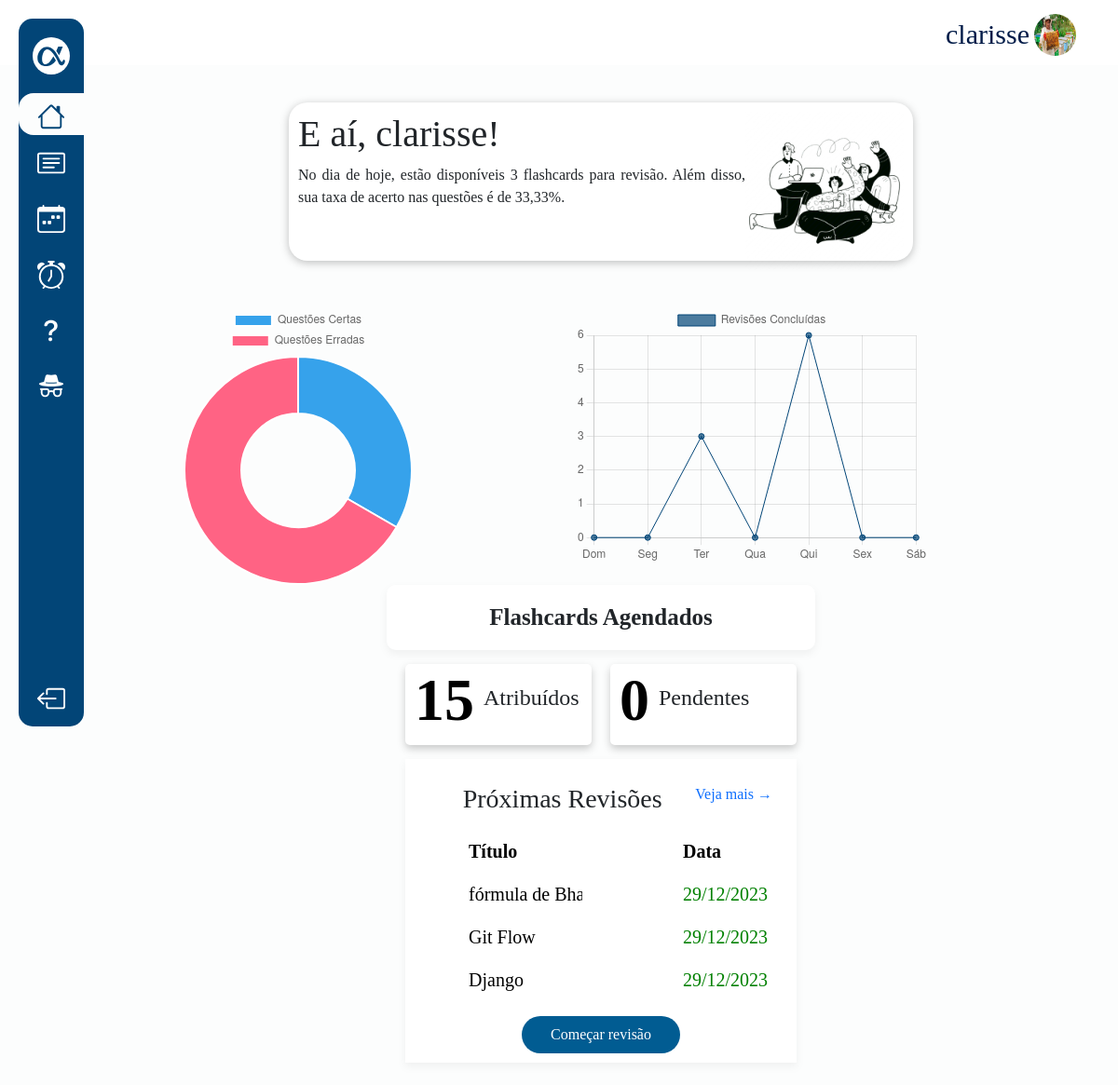
Page /dashboard (signed in) on the committed database.
### core/models.py (models this page shows)
class Profile(models.Model):
    user = models.OneToOneField(User, on_delete=models.CASCADE)
    email = models.EmailField()
    telefone = models.CharField(max_length=11)
    endereco = models.CharField(max_length=200)
    image = models.ImageField(default='perfil/img/personcircle.png', upload_to='perfil/img')

### revisao/models.py (models this page shows, shortened)
class Revisao(models.Model):
    user = models.ForeignKey(User, on_delete=models.CASCADE)
    flashcard = models.ForeignKey(Flashcard, on_delete=models.CASCADE)
    data_agendada = models.DateField()
    concluida = models.BooleanField(default=False)

class Flashcard(models.Model):
    user = models.ForeignKey(User, on_delete=models.CASCADE)
    titulo = models.CharField(max_length=150)
    content = QuillField()
    verso = QuillField(blank=True, null=True)
    data = models.DateField(default=timezone.now)

### core/views/home.py (the view)
# urls.py: path('dashboard', dashboard, name='dashboard'),
@login_required
def dashboard(request):
    user = request.user
    created = Profile.objects.get_or_create(user=user)
    todas_revisoes = Revisao.objects.filter(user=user, concluida=False, data_agendada__gte=date.today()).order_by('data_agendada')
    revisoes_do_dia = Revisao.objects.filter(user=user, data_agendada=date.today(), concluida=False)
    revisoes_pendentes = Revisao.objects.filter(user=user, data_agendada__lt=date.today(), concluida=False)
    revisao = Revisao.objects.filter(user=user, concluida=False, data_agendada__lte=date.today()).order_by('data_agendada').first()
    if request.user.is_authenticated:
        user_profile, created = UserProfile.objects.get_or_create(user=request.user)
    acertos = user_profile.acertos
    erros = user_profile.erros
    if acertos + erros > 0:
        taxa_acerto = round((acertos / (acertos + erros)) * 100, 2)
    else:
       taxa_acerto = 0
    dados_revisoes = revisoes(user)
    serialized_dataq = grafico(request)
    context = {
        'todas_revisoes': todas_revisoes,
        'revisoes_do_dia': revisoes_do_dia,
        'revisoes_pendentes': revisoes_pendentes,
        'dados_revisoes': dados_revisoes,
        'revisao': revisao,
        'serialized_dataq': serialized_dataq,
        'taxa_acerto': taxa_acerto,
    }
    return render(request, "core/pages/dashboard.html", context)

### core/views/home.py (called while the page is built)
def revisoes(user):
    today = datetime.now().date()
    inicio = today - timedelta(days=today.weekday()) + timedelta(days=1)
    fim = inicio + timedelta(days=6)
    data = (
        Revisao.objects
        .filter(user=user, concluida=True, data_agendada__range=[inicio, fim])
        .values('data_agendada')
        .annotate(revisoes=Count('id'))
        .order_by('data_agendada')
    )
    dias = ['Dom', 'Seg', 'Ter', 'Qua', 'Qui', 'Sex', 'Sáb']
    revisoes_por_dia = [0] * len(dias)
    for item in data:
        data_agendada = item['data_agendada'] + timedelta(days=1)
        dia_da_semana = data_agendada.weekday()
        revisoes_por_dia[dia_da_semana] = item['revisoes']
    dados = {
        'dias': dias,
        'revisoes': revisoes_por_dia
        }
    print(dados)
    return json.dumps(dados)

### questoes/views.py (called while the page is built)
def grafico(request):
    serialize = {'grafico': []}
    if request.user.is_authenticated:
        user = request.user
        data = UserProfile.objects.filter(user=user).first()
        if data:
            acertos = data.acertos
            erros = data.erros
            if acertos == 0 and erros == 0:
                serialize['grafico'] = [0, 0, 1]
            else:
                serialize['grafico'] = [acertos, erros]
        return json.dumps(serialize)

### core/templates/core/pages/dashboard.html (shortened to what this page needs)
{% extends 'core/partials/base.html' %}
{% load static %}
{% block linkh %}ativo{% endblock %}
{% block content %}
<br>
<div class="d-flex mt-3 container  mainc">
    <div class="">
        <div class="d-flex msgbv">
            <div>
                <h1>E aí, {{user.username}}!</h1>
                {% if revisoes_do_dia.count > 0 and revisoes_pendentes.count > 0 %}
                    {% if revisoes_do_dia.count == 1 %}
                        {% if revisoes_pendentes.count == 1 %}
                            <p>No dia de hoje, está disponível 1 flashcard para revisão, mas não se esqueça do flashcard atrasado. Eles estão na beira da curva do esquecimento. Além disso, sua taxa de acerto nas questões é de {{ taxa_acerto }}%.</p>
                        {% else %}
                            <p>No dia de hoje, está disponível 1 flashcard para revisão, mas não se esqueça dos {{ revisoes_pendentes.count }} flashcards atrasados. Eles estão na beira da curva do esquecimento. Além disso, sua taxa de acerto nas questões é de {{ taxa_acerto }}%.</p>
                        {% endif %}
                    {% else %}
                        {% if revisoes_pendentes.count == 1 %}
                            <p>No dia de hoje, estão disponíveis {{ revisoes_do_dia.count }} flashcards para revisão, mas não podemos esquecer do flashcard atrasado. Ele está na beira da curva do esquecimento. Além disso, sua taxa de acerto nas questões é de {{ taxa_acerto }}%.</p>
                        {% else %}
                            <p>No dia de hoje, estão disponíveis {{ revisoes_do_dia.count }} flashcards para revisão, mas não podemos esquecer dos {{ revisoes_pendentes.count }} flashcards atrasados. Eles estão na beira da curva do esquecimento. Além disso, sua taxa de acerto nas questões é de {{ taxa_acerto }}%.</p>
                        {% endif %}
                    {% endif %}
                {% elif revisoes_do_dia.count > 0 and revisoes_pendentes.count == 0 %}
                    {% if revisoes_do_dia.count == 1 %}
                        <p>No dia de hoje, está disponível 1 flashcard para revisão. Além disso, sua taxa de acerto nas questões é de {{ taxa_acerto }}%.</p>
                    {% else %}
                        <p>No dia de hoje, estão disponíveis {{ revisoes_do_dia.count }} flashcards para revisão. Além disso, sua taxa de acerto nas questões é de {{ taxa_acerto }}%.</p>
                    {% endif %}
                {% else %}
                    <p>Não há nenhuma revisão no dia de hoje. Além disso, sua taxa de acerto nas questões é de {{ taxa_acerto }}%.</p>
                {% endif %}
            </div>
            <div class="msgimg">
                <img src="{% static 'core/img/image 3.png' %}" alt="">
            </div>
        </div>
        <div class="d-flex mt-5 graficos">
            <div class="grafico">
                {% include 'questoes/partials/grafico.html' %}
            </div>
            <div class="grevisao">
                {% include 'revisao/grafico.html' %}
            </div>
        </div>
    </div>
    <div class="lado2">
        <div class="fage">
            <h1 class="d-flex justify-content-center">Flashcards Agendados</h1>
        </div>
        <div class="d-flex mainfatri">
            <div class="fatri">
                <h1>{{todas_revisoes.count}}</h1>
                <p>Atribuídos</p>
            </div>
            <div class="fatri">
                <h1>{{revisoes_pendentes.count}}</h1>
                <p>Pendentes</p>
            </div>
        </div>
        <div class="tabelare">
            <div class="d-flex p-3 titabelare">
                <h3 style="margin: auto;">Próximas Revisões</h3>
                <a class="lta" href="{% url 'calendario' %}">Veja mais &#8594;</a>
            </div>
            {% if revisao %}
            <table class="table table-borderless">
                <tr class="ftr">
                    <th class="fth">Título</th>
                    <th class="fth">Data</th>
                </tr>
                {% if  revisoes_pendentes.count < 1 %}
                    {% for revisao in revisoes_do_dia|slice:":5" %}
                        <tr class="ftr">
                            <td class="ftd"> <a
                                    href="{% url 'detalhes_flashcard' id=revisao.flashcard.id %}">{{revisao.flashcard.titulo}}</a>
                            </td>
                            <td class="ftd" id="atribuídas">{{ revisao.data_agendada|date:"d/m/Y" }}</td>
                        </tr>
                    {% endfor %}
                {% endif %}
            </table>
            <div class="bcomecarev">
                <a href="{% url 'detalhes_flashcard' id=revisao.flashcard.id %}">Começar revisão</a>
            </div>
            {% else %}
            <div class="nhra">
                <p>Não há revisões agendadas</p>
            </div>
            {% endif %}
        </div>
        <br>
    </div>
    {% endblock %}

### core/templates/core/partials/base.html (shortened to what this page needs)
{% load static %}
<!DOCTYPE html>
<html lang="pt-br">
<head>
    <link href="https://cdn.jsdelivr.net/npm/bootstrap@5.3.2/dist/css/bootstrap.min.css" rel="stylesheet"
>
    <link rel="stylesheet" href="{% static 'css/style.css' %}">
    <link rel="stylesheet" href="{% static 'core/css/dashboard.css' %}">
</head>
<body>
    <div class="d-flex">
        <header class="headerdash ">
            <div class="username">
                <p class="">{{user.username}}</p>
                <a href="{% url 'profile' %}">
                <img class="imguser" src="{{ user.profile.image.url }}" alt="">
                </a>
            </div>
        </header>
        <nav class="menu-lateral">
            <div class="items">
                <ul class="navul">
                    <li class="item-nav logo d-flex align-items-center justify-content-center">
                        <a href="{% url 'index' %}"><img class="navimg" src="{% static 'core/img/navlogo.svg' %}"
                                alt=""></a>
                    </li>
                    <li class="item-nav {% block linkh%} {% endblock %}">
                        <a href="{% url 'dashboard' %}"></a>
                    </li>
                    <li class="item-nav {% block linkf%} {% endblock %}">
                        <a href="{% url 'flashcards' %}"></a>
                    </li>
                    <li class="item-nav {% block linkc%} {% endblock %}">
                        <a href="{% url 'calendario' %}"></a>
                    </li>
                    <li class="item-nav {% block linkp%} {% endblock %}">
                        <a href="{% url 'pomodoro' %}"></a>
                    </li>
                    <li class="item-nav {% block linkq%} {% endblock %}">
                        <a href="{% url 'estatisticas' %}"></a>
                    </li>
                    {% if user.is_superuser %}
                        <li class="item-nav">
                            <a href="{% url 'arearestrita'%}">
                            </a>
                        </li>
                    {% endif %}
                    <li class="item-nav sair">
                        <a href="{% url 'logout' %}"></a>
                    </li>
                </ul>
            </div>
        </nav>
    </div>
    <main class="d-flex justify-content-center maincentro">
        <div class="centro">
            {% block content %}
            {% endblock %}
        </div>
    </main>
</body>
</html>

### static/css/style.css (style rules this page uses)
:root { --cor-1: #001B48; --cor-2: #024577; --cor-3: #015C92; --cor-4: #2d82B5; --cor-5: #018ABE; --cor-6: #97C4D8; --cor-7: #88CDF6; --cor-8: #B6E6FF; --cor-9: #D6E8EE; --cor-10: #ECEFF1; }
* { font-family: 'Merriweather'; }
main { background-color: #FCFDFD; }
p { font-size: 16px; font-weight: 400; }
nav { width: 100%; }
.logo { max-height: 140px; }
.imguser { width: 45px !important; height: 45px !important; border-radius: 45px ; }

### core/static/core/css/dashboard.css (style rules this page uses)
* { margin: 0; padding: 0; }
.username { color: #001B48; display: flex; justify-content: flex-end; margin: 15px; max-width: 95%; }
.username p { margin: 5px; font-size: 30px; font-weight: 400; line-height: normal; }
.imguser { width: 45px !important; height: 45px !important; border-radius: 45px; }
.headerdash { height: 70px; background-color: #fff; width: 100%; }
body { background-color: #FCFDFD; }
nav.menu-lateral { width: 70px; height: 95vh; background-color: #024577; margin: 20px 0px 20px 20px; position: fixed; border-radius: 15px; }
.item-nav.logo { border-radius: 50%; width: 40px; height: 40px; background-color: #fff; margin-bottom: 20px; }
.item-nav svg { fill: #fff; }
.item-nav img { fill: #fff; }
.item-nav { padding-top: 15px; padding-bottom: 15px; display: flex; list-style-type: none; }
.ativo { background-color: #FCFDFD; border-radius: 16px 0 0 16px; width: 70px; height: 45px; padding: 10px 15px; }
.ativo svg { fill: #024577; margin-left: 5px; }
.navul { margin-top: 20px; padding-left: 0; display: flex; flex-direction: column; align-items: center; justify-content: flex-start; }
ul .sair { position: absolute; bottom: 0; }
.tabelare .lta { text-decoration: none; display: flex; align-items: flex-start; }
.centro { margin: auto; max-width: 90%; }
.maincentro { padding-left: 90px; }
.msgbv { width: 670px; height: 170px; border-radius: 20px; background: #FFF; box-shadow: 0px 2px 10px 0px rgba(0, 0, 0, 0.25); padding: 10px; margin: auto; }
.msgbv img { height: 170px; }
.msgbv p { text-align: justify; font-family: 'Merriweather'; }
.fage { width: 460px; height: 70px; border-radius: 10px; background: #FFF; filter: drop-shadow(0px 4px 4px rgba(0, 0, 0, 0.05)); margin: auto; }
.fage h1 { font-size: 25px; font-weight: 700; padding-top: 20px; font-family: 'Merriweather'; }
.fatri { display: flex; align-items: center; width: 200px; height: 87px; border-radius: 5px; background: #FFF; margin: 15px 10px; padding: 10px; filter: drop-shadow(0px 4px 4px rgba(0, 0, 0, 0.20)); }
.fatri h1 { color: #000; text-align: center; font-family: Crimson Text; font-size: 64px; font-weight: 600; }
.fatri p { text-align: center; font-size: 24px; margin-left: 10px; }
.grevisao { margin: auto; }
.lado2 { margin-left: 30px; }
.mainfatri { width: 440px; margin: auto; }
.bcomecarev { width: 170px; height: 40px; border-radius: 50px; background-color: #015C92; display: flex; justify-content: center; align-items: center; margin: auto; }
.bcomecarev a { text-decoration: none; color: #fff; }
.tabelare { background-color: white; margin: auto; padding: 10px; filter: drop-shadow(0px 4px 4px rgba(0, 0, 0, 0.05)); width: 420px; }
.ftd, .fth { width: 100px; margin: 0px 50px; font-size: 20px; min-width: 130px; white-space: nowrap; overflow: hidden; }
.ftr { justify-content: center; display: flex; }
#atribuídas { color: green; }
.ftr .ftd a { text-decoration: none; color: #000; }
@media (max-width: 1300px) { .mainc { display: block !important; } }
@media (max-width: 1300px) { .lado2 { margin-left: 0px; } }
@media (max-width: 1300px) { .centro { width: 100%; } }

### rows in the picture
Revisao: flashcard.titulo "fórmula de…", data_agendada "29/12/2023"
Revisao: flashcard.titulo "Git Flow", data_agendada "29/12/2023"
Revisao: flashcard.titulo "Django", data_agendada "29/12/2023"

### other values in the picture
{{ user.username }} "clarisse"
{{ revisoes_do_dia.count }} "3"
{{ taxa_acerto }} "33,33"
{{ todas_revisoes.count }} "15"
{{ revisoes_pendentes.count }} "0"
